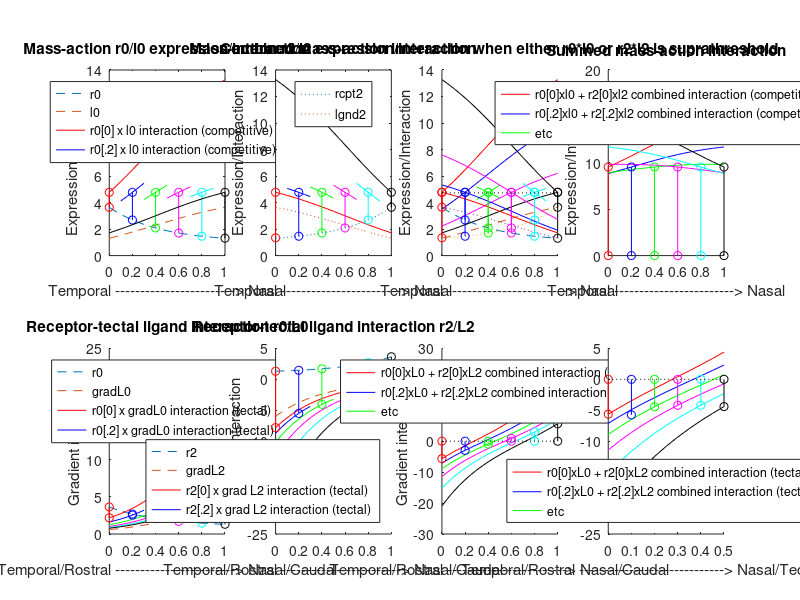
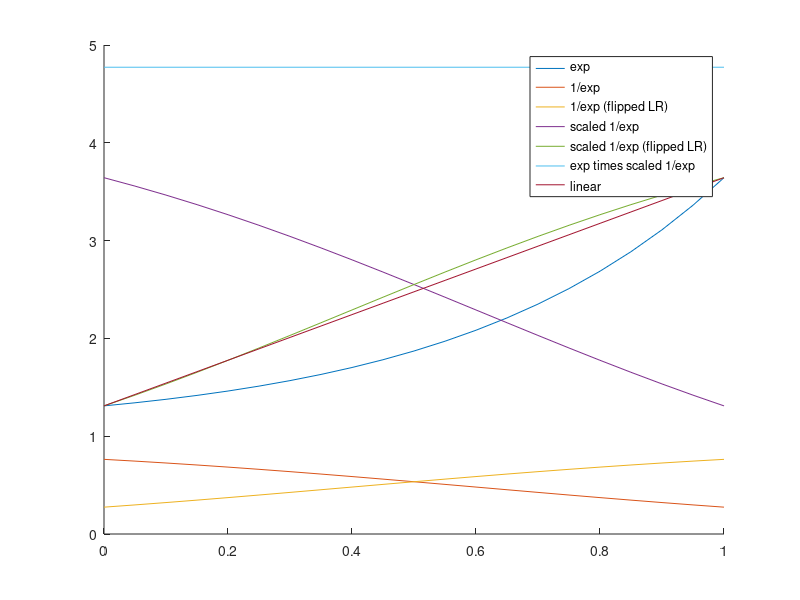

Source code (MATLAB) for these figures, in order:
% Equations used in my modelling. See tissue.h and
% guidingtissue::exponential_expression and similar

% Set up the one figure
h_f = figure(1); clf;
h_f_pos = get(h_f, 'Position');
w=2500;
h=1280;
set(h_f, 'Position', [20, 1500, w, h]);
clf;

## What ligand expression profile?
ligand_expression = 'invexp'; #  or exp or invexp

x = [0:0.05:1];

_exp = 0.26 .* exp (2.3.*x) + 1.05;
_rev_exp = 0.26 .* exp (2.3.*(1-x)) + 1.05;
_deriv_exp = 0.26 .* 2.3 .* exp (2.3.*x);
## Scaling for _exp to give inverse that starts and ends at the same point
A = 4.7727;
B =  0; ##-0.00014;
_inv_exp = A .* (1./_exp) + B;

rtimesl = _exp .* _inv_exp;

## May also use a linear function
_lin = 1.31 + 2.333 .* x;

if strcmp (ligand_expression, 'exp')
  threshold = 1.1
elseif strcmp (ligand_expression, 'lin')
  threshold = 4.73 ## 4.7 to 5.4 is a sensible range
else
  threshold = 4.73 ## 4.8 to 5.5 is a sensible range
end

## Debugging the curves
figure(7); clf;
hold on;
plot (x, _exp);
plot (x, 1./_exp);
plot (x, flip(1./_exp));
plot (x, _inv_exp);
plot (x, flip(_inv_exp));
plot (x, rtimesl);
plot (x, _lin);
legend('exp', '1/exp', '1/exp (flipped LR)','scaled 1/exp', 'scaled 1/exp (flipped LR)', 'exp times scaled 1/exp', 'linear')
figure(1);

%% The J effect
_r0 = flip(_exp);
## Either this, making no strong assumptions about ligand expression:
if strcmp (ligand_expression, 'exp')
  _l0 = _exp;
elseif strcmp (ligand_expression, 'lin')
  _l0 = _lin;
else
  _l0 = flip(_inv_exp);
end

subplot(2,4,1);
plot (x, _r0, 'linestyle', '--'); % exp for receptors on retina
hold on;
plot (x, _l0, 'linestyle', '--'); % ligands
%%plot (x, _r0 .* _l0, 'color', colour.orchid2, 'linestyle', ':');
plot (x, _r0(1) .* _l0, 'r-');
plot (x(3:7), _r0(5) .* _l0(3:7), 'b');
plot (x(7:11), _r0(9) .* _l0(7:11), 'g');
plot (x(11:15), _r0(13) .* _l0(11:15), 'm');
plot (x(15:19), _r0(17) .* _l0(15:19), 'c');

plot ([x(1),x(1)], [_r0(1),_r0(1).*_l0(1)], 'ro-');
plot ([x(5),x(5)], [_r0(5),_r0(5).*_l0(5)], 'bo-');
plot ([x(9),x(9)], [_r0(9),_r0(9).*_l0(9)], 'go-');
plot ([x(13),x(13)], [_r0(13),_r0(13).*_l0(13)], 'mo-');
plot ([x(17),x(17)], [_r0(17),_r0(17).*_l0(17)], 'co-');

plot (x, _r0(21) .* _l0, 'k');
plot ([x(21),x(21)], [_r0(21),_r0(21).*_l0(21)], 'ko-');
lg1 = legend (['r0';'l0';'r0[0] x l0 interaction (competitive)';'r0[.2] x l0 interaction (competitive)'],'Location','North');
strlbl = ['Temporal ------------------------> Nasal'];
xlabel(strlbl)
ylabel('Expression/Interaction')
title('Mass-action r0/l0 expression/interaction')

_r2 = _exp; % opposing ligands
if strcmp (ligand_expression, 'exp')
  _l2 = flip(_exp); % opposing receptors
elseif strcmp (ligand_expression, 'lin')
  _l2 = flip(_lin);
else
  _l2 = _inv_exp;
end
subplot(2,4,2);
plot (x, _r2, 'linestyle', ':');
hold on;
plot (x, _l2, 'linestyle', ':'); % ligands
%%plot (x, _r2 .* _l2, 'color', colour.orchid2, 'linestyle', ':');
%%plot (x(1:3), _r2(1) .* _l2(1:3), 'r-');
plot (x, _r2(1) .* _l2, 'r');
plot ([x(1),x(1)], [_r2(2),_r2(1).*_l2(1)], 'ro-');
plot (x(3:7), _r2(5) .* _l2(3:7), 'b');
plot ([x(5),x(5)], [_r2(5),_r2(5).*_l2(5)], 'bo-');
plot (x(7:11), _r2(9) .* _l2(7:11), 'g');
plot ([x(9),x(9)], [_r2(9),_r2(9).*_l2(9)], 'go-');
plot (x(11:15), _r2(13) .* _l2(11:15), 'm');
plot ([x(13),x(13)], [_r2(13),_r2(13).*_l2(13)], 'mo-');
plot (x(15:19), _r2(17) .* _l2(15:19), 'c');
%%plot (x, _r2(17) .* _l2, 'k');
plot ([x(17),x(17)], [_r2(17),_r2(17).*_l2(17)], 'co-');

plot (x, _r2(21) .* _l2, 'k');
plot ([x(21),x(21)], [_r2(21),_r2(21).*_l2(21)], 'ko-');

lg2 = legend (['rcpt2';'lgnd2'],'Location','North');
strlbl = ['Temporal ------------------------> Nasal'];
##ylim([0,20])
xlabel(strlbl)
ylabel('Expression/Interaction')
title('Mass-action r2/l2 expression/interaction')

%% Now plot combined repulsion due to both receptor/ligand pairs

subplot(2,4,3);
hold on;
###
plot (x, _r0, 'linestyle', '--'); % exp for receptors on retina
hold on;
plot (x, _l0, 'linestyle', '--'); % ligands
plot (x, _r0(1) .* _l0, 'r-');
plot (x, _r0(5) .* _l0, 'b');
plot (x(7:11), _r0(9) .* _l0(7:11), 'g');
plot (x, _r0(13) .* _l0, 'm');
plot (x(15:19), _r0(17) .* _l0(15:19), 'c');

plot ([x(1),x(1)], [_r0(1),_r0(1).*_l0(1)], 'ro-');
plot ([x(5),x(5)], [_r0(5),_r0(5).*_l0(5)], 'bo-');
plot ([x(9),x(9)], [_r0(9),_r0(9).*_l0(9)], 'go-');
plot ([x(13),x(13)], [_r0(13),_r0(13).*_l0(13)], 'mo-');
plot ([x(17),x(17)], [_r0(17),_r0(17).*_l0(17)], 'co-');

plot (x, _r0(21) .* _l0, 'k');
plot ([x(21),x(21)], [_r0(21),_r0(21).*_l0(21)], 'ko-');
###
plot (x, _r2, 'linestyle', ':');
hold on;
plot (x, _l2, 'linestyle', ':'); % ligands
%%plot (x, _r2 .* _l2, 'color', colour.orchid2, 'linestyle', ':');
%%plot (x(1:3), _r2(1) .* _l2(1:3), 'r-');
plot (x, _r2(1) .* _l2, 'r');
plot ([x(1),x(1)], [_r2(2),_r2(1).*_l2(1)], 'ro-');
plot (x, _r2(5) .* _l2, 'b');
plot ([x(5),x(5)], [_r2(5),_r2(5).*_l2(5)], 'bo-');
plot (x(7:11), _r2(9) .* _l2(7:11), 'g');
plot ([x(9),x(9)], [_r2(9),_r2(9).*_l2(9)], 'go-');
plot (x, _r2(13) .* _l2, 'm');
plot ([x(13),x(13)], [_r2(13),_r2(13).*_l2(13)], 'mo-');
plot (x(15:19), _r2(17) .* _l2(15:19), 'c');
%%plot (x, _r2(17) .* _l2, 'k');
plot ([x(17),x(17)], [_r2(17),_r2(17).*_l2(17)], 'co-');

plot (x, _r2(21) .* _l2, 'k');
plot ([x(21),x(21)], [_r2(21),_r2(21).*_l2(21)], 'ko-');

plot ([0,1],[threshold,threshold],'k:')

###
strlbl = ['Temporal ------------------------> Nasal'];
xlabel(strlbl)
ylabel('Expression/Interaction')
title('Combined mass-action interaction when either r0*l0 or r2*l2 is suprathreshold')

subplot(2,4,4);
hold on;
plot (x, _r2(1) .* _l2 + _r0(1) .* _l0, 'r-');
plot (x, _r2(5) .* _l2 + _r0(5) .* _l0, 'b-');
plot (x, _r2(9) .* _l2 + _r0(9) .* _l0, 'g-');
plot (x, _r2(13) .* _l2 + _r0(13) .* _l0, 'm-');
plot (x, _r2(17) .* _l2 + _r0(17) .* _l0, 'c-');
plot (x, _r2(21) .* _l2 + _r0(21) .* _l0, 'k-');
plot ([x(1),x(1)], [0,_r2(1).*_l2(1)+_r0(1).*_l0(1)], 'ro-');
plot ([x(5),x(5)], [0,_r2(5).*_l2(5)+_r0(5).*_l0(5)], 'bo-');
plot ([x(9),x(9)], [0,_r2(9).*_l2(9)+_r0(9).*_l0(9)], 'go-');
plot ([x(13),x(13)], [0,_r2(13).*_l2(13)+_r0(13).*_l0(13)], 'mo-');
plot ([x(17),x(17)], [0,_r2(17).*_l2(17)+_r0(17).*_l0(17)], 'co-');
plot ([x(21),x(21)], [0,_r2(21).*_l2(21)+_r0(21).*_l0(21)], 'ko-');
lg3 = legend (['r0[0]xl0 + r2[0]xl2 combined interaction (competitive)';'r0[.2]xl0 + r2[.2]xl2 combined interaction (competitive)';'etc'],'Location','North');
strlbl = ['Temporal ------------------------> Nasal'];
##ylim([0,20])
xlabel(strlbl)
ylabel('Expression/Interaction')
title('Summed mass-action interaction')


## Now the retina->tectum interactions
subplot(2,4,5);
hold on;
_r0 = flip(_exp);
_L0 = _deriv_exp;
plot (x, _r0, 'linestyle', '--'); % exp for receptors on retina
plot (x, _L0, 'linestyle', '--'); % ligands
%%plot (x, _r0 .* _L0, 'color', colour.orchid2, 'linestyle', ':');
plot (x, _r0(1) .* _L0, 'r-');
plot (x(1:7), _r0(5) .* _L0(1:7), 'b');
plot (x(1:11), _r0(9) .* _L0(1:11), 'g');
plot (x(1:15), _r0(13) .* _L0(1:15), 'm');
plot (x(1:19), _r0(17) .* _L0(1:19), 'c');

plot ([x(1),x(1)], [_r0(1),_r0(1).*_L0(1)], 'ro-');
plot ([x(5),x(5)], [_r0(5),_r0(5).*_L0(5)], 'bo-');
plot ([x(9),x(9)], [_r0(9),_r0(9).*_L0(9)], 'go-');
plot ([x(13),x(13)], [_r0(13),_r0(13).*_L0(13)], 'mo-');
plot ([x(17),x(17)], [_r0(17),_r0(17).*_L0(17)], 'co-');

plot (x, _r0(21) .* _L0, 'k');
plot ([x(21),x(21)], [_r0(21),_r0(21).*_L0(21)], 'ko-');
lg4 = legend (['r0';'gradL0';'r0[0] x gradL0 interaction (tectal)';'r0[.2] x gradL0 interaction (tectal)'],'Location','North');
strlbl = ['Temporal/Rostral ------------------------> Nasal/Caudal'];
xlabel(strlbl)
ylabel('Gradient interaction')
title ('Receptor-tectal ligand interaction r0/L0')

subplot(2,4,6);
hold on;
_r2 = _exp;
_L2 = -flip(_deriv_exp);
plot (x, _r2, 'linestyle', '--'); % exp for receptors on retina
plot (x, _L2, 'linestyle', '--'); % ligands

plot (x, _r2(1) .* _L2, 'r-');
plot (x(1:7), _r2(5) .* _L2(1:7), 'b');
plot (x(1:11), _r2(9) .* _L2(1:11), 'g');
plot (x(1:15), _r2(13) .* _L2(1:15), 'm');
plot (x(1:19), _r2(17) .* _L2(1:19), 'c');

plot ([x(1),x(1)], [_r2(1),_r2(1).*_L2(1)], 'ro-');
plot ([x(5),x(5)], [_r2(5),_r2(5).*_L2(5)], 'bo-');
plot ([x(9),x(9)], [_r2(9),_r2(9).*_L2(9)], 'go-');
plot ([x(13),x(13)], [_r2(13),_r2(13).*_L2(13)], 'mo-');
plot ([x(17),x(17)], [_r2(17),_r2(17).*_L2(17)], 'co-');

plot (x, _r2(21) .* _L2, 'k');
plot ([x(21),x(21)], [_r2(21),_r2(21).*_L2(21)], 'ko-');
lg5 = legend (['r2';'gradL2';'r2[0] x grad L2 interaction (tectal)';'r2[.2] x grad L2 interaction (tectal)'],'Location','Southeast');
strlbl = ['Temporal/Rostral ------------------------> Nasal/Caudal'];
xlabel(strlbl)
ylabel('Gradient interaction')
title ('Receptor-tectal ligand interaction r2/L2')


subplot(2,4,7);
hold on;
plot (x, _r2(1) .* _L2 + _r0(1) .* _L0, 'r-');
plot (x, _r2(5) .* _L2 + _r0(5) .* _L0, 'b-');
plot (x, _r2(9) .* _L2 + _r0(9) .* _L0, 'g-');
plot (x, _r2(13) .* _L2 + _r0(13) .* _L0, 'm-');
plot (x, _r2(17) .* _L2 + _r0(17) .* _L0, 'c-');
plot (x, _r2(21) .* _L2 + _r0(21) .* _L0, 'k-');
plot ([x(1),x(1)], [0,_r2(1).*_L2(1)+_r0(1).*_L0(1)], 'ro-');
plot ([x(5),x(5)], [0,_r2(5).*_L2(5)+_r0(5).*_L0(5)], 'bo-');
plot ([x(9),x(9)], [0,_r2(9).*_L2(9)+_r0(9).*_L0(9)], 'go-');
plot ([x(13),x(13)], [0,_r2(13).*_L2(13)+_r0(13).*_L0(13)], 'mo-');
plot ([x(17),x(17)], [0,_r2(17).*_L2(17)+_r0(17).*_L0(17)], 'co-');
plot ([x(21),x(21)], [0,_r2(21).*_L2(21)+_r0(21).*_L0(21)], 'ko-');
plot ([0,1],[0,0],'k:')
lg6 = legend (['r0[0]xL0 + r2[0]xL2 combined interaction (tectal)';'r0[.2]xL0 + r2[.2]xL2 combined interaction (tectal)';'etc'],'Location','North');
strlbl = ['Temporal/Rostral ------------------------> Nasal/Caudal'];
xlabel(strlbl)
ylabel('Gradient interaction')


subplot(2,4,8);
hold on;
xx = [0:0.05:0.5];
_L2trunc = _L2(1:11);
_L0trunc = _L0(1:11);

plot (xx, _r2(1) .* _L2trunc + _r0(1) .* _L0trunc, 'r-');
plot (xx, _r2(5) .* _L2trunc + _r0(5) .* _L0trunc, 'b-');
plot (xx, _r2(9) .* _L2trunc + _r0(9) .* _L0trunc, 'g-');
plot (xx, _r2(13) .* _L2trunc + _r0(13) .* _L0trunc, 'm-');
plot (xx, _r2(17) .* _L2trunc + _r0(17) .* _L0trunc, 'c-');
plot (xx, _r2(21) .* _L2trunc + _r0(21) .* _L0trunc, 'k-');
plot ([xx(1),xx(1)], [0,_r2(1).*_L2(1)+_r0(1).*_L0(1)], 'ro-');
plot ([xx(3),xx(3)], [0,_r2(5).*_L2(2)+_r0(5).*_L0(3)], 'bo-');
plot ([xx(5),xx(5)], [0,_r2(9).*_L2(5)+_r0(9).*_L0(5)], 'go-');
plot ([xx(7),xx(7)], [0,_r2(13).*_L2(7)+_r0(13).*_L0(7)], 'mo-');
plot ([xx(9),xx(9)], [0,_r2(17).*_L2(9)+_r0(17).*_L0(9)], 'co-');
plot ([xx(11),xx(11)], [0,_r2(21).*_L2(11)+_r0(21).*_L0(11)], 'ko-');
plot ([0,0.5],[0,0],'k:')
lg7 = legend (['r0[0]xL0 + r2[0]xL2 combined interaction (tectal)';'r0[.2]xL0 + r2[.2]xL2 combined interaction (tectal)';'etc'],'Location','South');
strlbl = ['Temporal/Rostral -----------------------------> Nasal/Tectal Midline'];
xlabel(strlbl)





#figure(100)
#clf;
#plot (x, _exp)
#hold on
#plot (x, _deriv_exp, ':')
